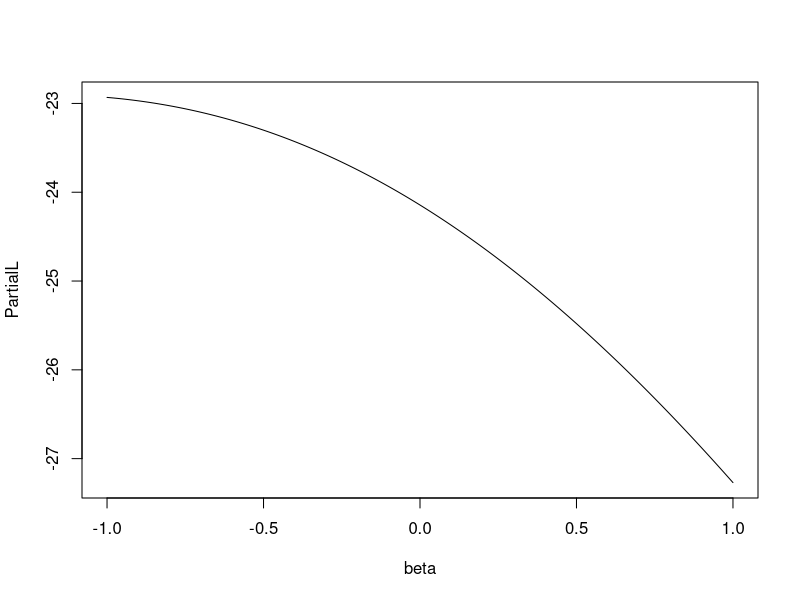
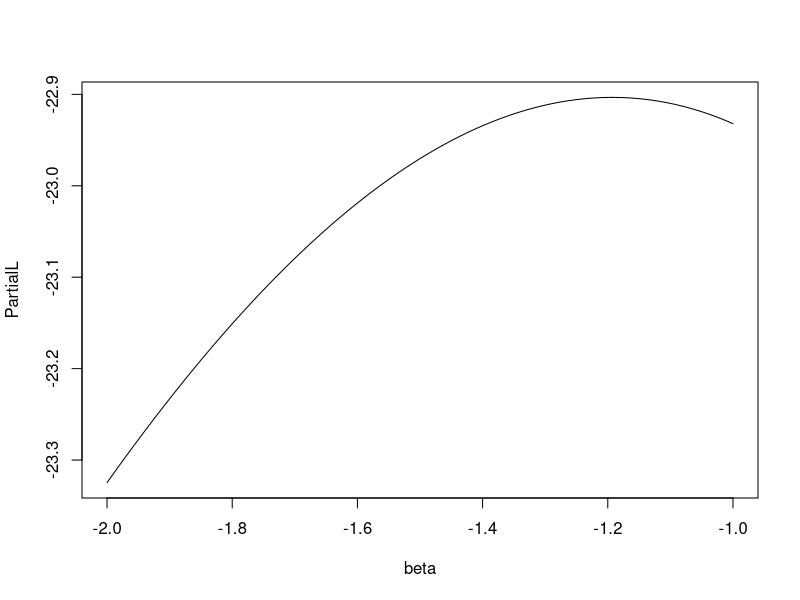
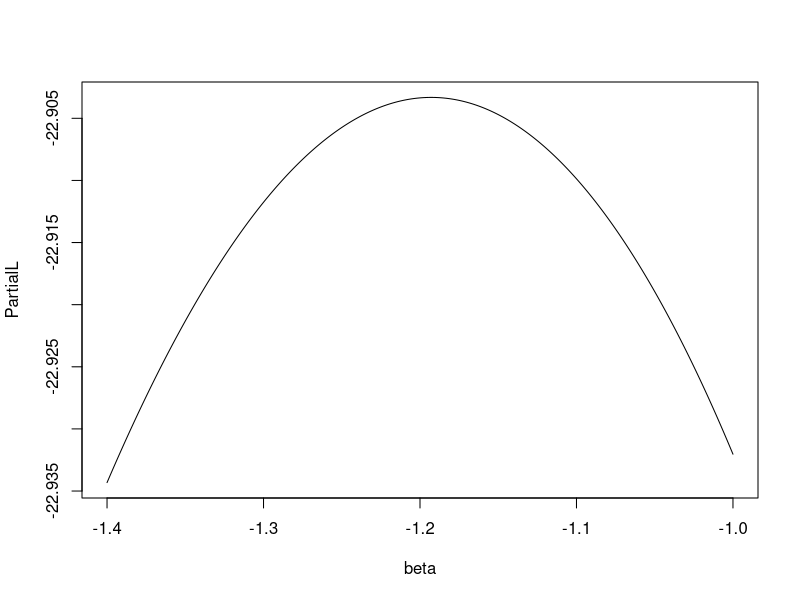

Recreate these plots in R, in order.
#
#    R is a command line language so you need to know how to stop it!
#    The command prompt is > and you type q() to leave the program as in
#
#    > q()
#
#    ===============================================
#
#    Program to show how to define a function and plot it.  The
#    example is Q3 from the tutorial on the Cox model
#
#    Define a function
#
PartialL = function(b){
  x = exp(b)
  2*b - log(14+15*x) - log(12+14*x) - log(12+13*x) - log(12+11*x) -
    log(10+11*x) - log(8+8*x) - log(7+8*x) - log(6+8*x)
}
#
#     This defines a function with name PartialL and argument b.  You need
#     the {  } because the function is defined over more than one line.  The
#     value of the function is the final line without an assignment.  The
#     following gives you the value of the partial loglikelihood at 1
#
PartialL(1)
#
#     Here is how to plot PartialL over a range of b values
#
x = seq(-1, 1, length = 1000)
plot(x, PartialL(x), type = "l", xlab = "beta", ylab = "PartialL")
#
#     Now we can refine the plot to find the MLE
#
x = seq(-2.0, -1.0, length = 1000)
plot(x, PartialL(x), type = "l", xlab = "beta", ylab = "PartialL")
#
#     We can even make a function to do this
#
Plot.PartialL = function(Left, Right){
  x = seq(Left, Right, length = 1000)
  plot(x, PartialL(x), type = "l", xlab = "beta", ylab = "PartialL")
}
#
Plot.PartialL(-1.4,-1.0)
#
#    and you quickly find that the MLE of beta is -1.19
#
#    If you want to leave R then
#
q()
